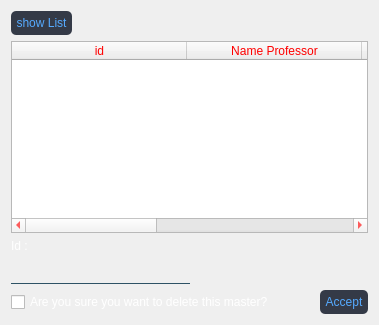
            <widget class="QWidget" name="remove_professor">
             <attribute name="title">
              <string>Remove Professor</string>
             </attribute>
             <layout class="QVBoxLayout" name="verticalLayout_17">
              <item>
               <layout class="QVBoxLayout" name="verticalLayout_14">
                <item>
                 <layout class="QHBoxLayout" name="horizontalLayout_16">
                  <item>
                   <widget class="QPushButton" name="Btn_showList_rm">
                    <property name="styleSheet">
                     <string notr="true">QPushButton:hover {	
	color: rgb(210, 210, 210);
	background-color: rgb(44, 49, 60);
}
QPushButton
{

	border-radius: 5px;
	padding: 5px;
	color: rgb(85, 170, 255);
	background-color: rgb(52, 58, 71);
}
QPushButton:pressed {	
	background-color: rgba(85, 170, 255,0.5);
	
}</string>
                    </property>
                    <property name="text">
                     <string>show List</string>
                    </property>
                   </widget>
                  </item>
                  <item>
                   <spacer name="horizontalSpacer_21">
                    <property name="orientation">
                     <enum>Qt::Horizontal</enum>
                    </property>
                    <property name="sizeHint" stdset="0">
                     <size>
                      <width>40</width>
                      <height>20</height>
                     </size>
                    </property>
                   </spacer>
                  </item>
                 </layout>
                </item>
               </layout>
              </item>
              <item>
               <widget class="QTableWidget" name="tableWidget_rm">
                <property name="styleSheet">
                 <string notr="true">color: rgb(255, 0, 0);</string>
                </property>
                <attribute name="horizontalHeaderDefaultSectionSize">
                 <number>175</number>
                </attribute>
                <column>
                 <property name="text">
                  <string>id</string>
                 </property>
                </column>
                <column>
                 <property name="text">
                  <string>Name Professor</string>
                 </property>
                </column>
                <column>
                 <property name="text">
                  <string>Name Study</string>
                 </property>
                </column>
                <column>
                 <property name="text">
                  <string>Days</string>
                 </property>
                </column>
                <column>
                 <property name="text">
                  <string>time</string>
                 </property>
                </column>
               </widget>
              </item>
              <item>
               <layout class="QVBoxLayout" name="verticalLayout_16">
                <item>
                 <widget class="QLabel" name="label_6">
                  <property name="styleSheet">
                   <string notr="true">color: rgb(255, 255, 255);</string>
                  </property>
                  <property name="text">
                   <string>Id :</string>
                  </property>
                 </widget>
                </item>
                <item>
                 <layout class="QHBoxLayout" name="horizontalLayout_19">
                  <item>
                   <widget class="QLineEdit" name="lineEdit_id_rm">
                    <property name="styleSheet">
                     <string notr="true">background-color:rgba(0, 0, 0, 0);
border:1px solid rgba(0, 0, 0, 0);
border-bottom-color:rgba(46, 82, 101, 255);
color:rgb(255, 255, 255);
padding-bottom:7px</string>
                    </property>
                   </widget>
                  </item>
                  <item>
                   <spacer name="horizontalSpacer_27">
                    <property name="orientation">
                     <enum>Qt::Horizontal</enum>
                    </property>
                    <property name="sizeHint" stdset="0">
                     <size>
                      <width>40</width>
                      <height>20</height>
                     </size>
                    </property>
                   </spacer>
                  </item>
                 </layout>
                </item>
               </layout>
              </item>
              <item>
               <layout class="QHBoxLayout" name="horizontalLayout_18">
                <item>
                 <widget class="QCheckBox" name="checkBox_rm">
                  <property name="styleSheet">
                   <string notr="true">color: rgb(255, 255, 255);</string>
                  </property>
                  <property name="text">
                   <string>Are you sure you want to delete this master?</string>
                  </property>
                 </widget>
                </item>
                <item>
                 <spacer name="horizontalSpacer_26">
                  <property name="orientation">
                   <enum>Qt::Horizontal</enum>
                  </property>
                  <property name="sizeHint" stdset="0">
                   <size>
                    <width>40</width>
                    <height>20</height>
                   </size>
                  </property>
                 </spacer>
                </item>
                <item>
                 <widget class="QPushButton" name="Btn_Accept_rm">
                  <property name="styleSheet">
                   <string notr="true">QPushButton:hover {	
	color: rgb(210, 210, 210);
	background-color: rgb(44, 49, 60);
}
QPushButton
{

	border-radius: 5px;
	padding: 5px;
	color: rgb(85, 170, 255);
	background-color: rgb(52, 58, 71);
}
QPushButton:pressed {	
	background-color: rgba(85, 170, 255,0.5);
	
}</string>
                  </property>
                  <property name="text">
                   <string>Accept</string>
                  </property>
                 </widget>
                </item>
               </layout>
              </item>
             </layout>
            </widget>
